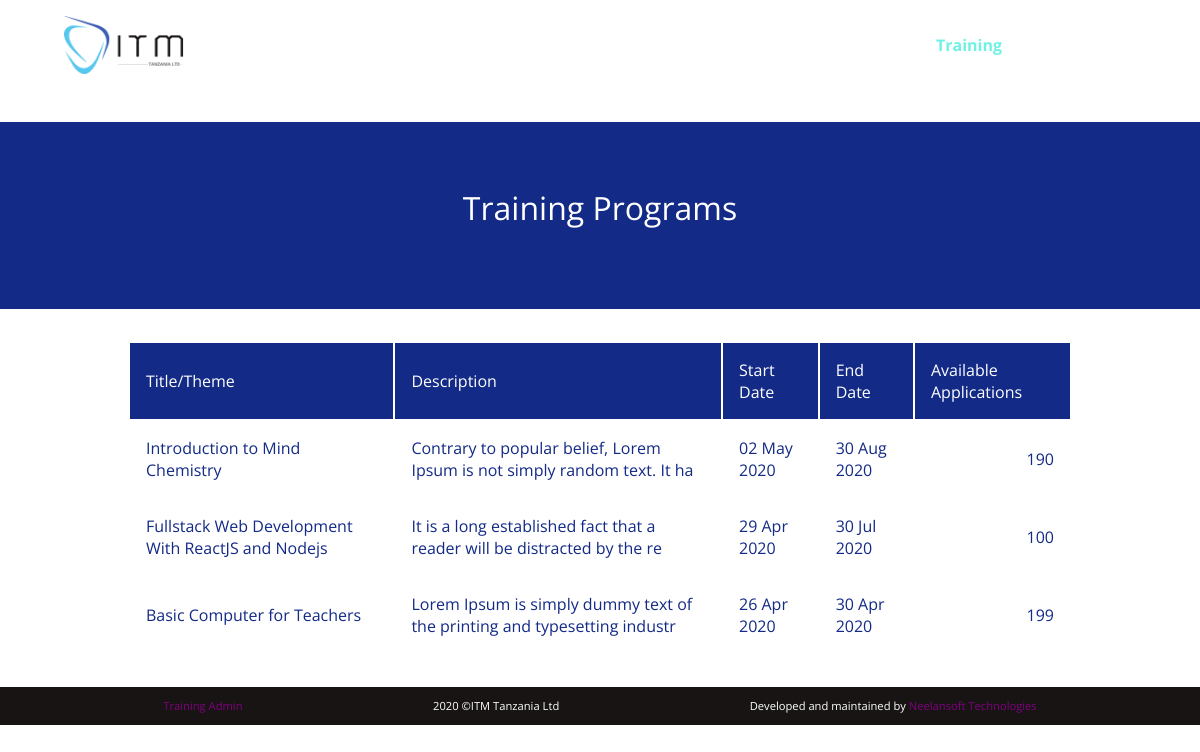
/training/training.php, run on the app's committed database.
### tables this page shows
CREATE TABLE `training` (
  `id` int(10) NOT NULL AUTO_INCREMENT,
  `title` varchar(255) DEFAULT NULL,
  `description` text,
  `start_date` bigint(20) DEFAULT NULL,
  `end_date` bigint(20) DEFAULT NULL,
  `target` int(10) DEFAULT NULL,
  `instructor` varchar(255) DEFAULT NULL,
  `registered` int(10) DEFAULT '0',
  `last_updated` bigint(20) DEFAULT NULL,
  `contact` varchar(255) DEFAULT NULL,
  `phone` varchar(255) DEFAULT NULL,
  `location` varchar(255) DEFAULT NULL,
  `status` int(1) DEFAULT '0',
  `image` varchar(255) DEFAULT NULL,
  PRIMARY KEY (`id`)
);

### libs/manager.php (called while the page is built, shortened)
<?php
class DB{
    static function connect(){
        $connect = mysqli_connect(HOST,USER,DB,PWORD,PORT) or die("Unable to connect to database ");
        return $connect;
    }
    static function getTrainingPrograms(){
        $sql = "select * from training where status = 0 order by start_date desc";
        $query= mysqli_query(self::connect(),$sql);
        if($query){
            $result = array();
            while($r =mysqli_fetch_row($query)){
                $i=array();
                $i['id'] = $r[0];
                $i['title'] = $r[1];
                $i['description'] = $r[2];
                $i['start_date'] = $r[3];
                $i['end_date'] = $r[4];
                $i['target'] = $r[5];
                $i['instructor'] = $r[6];
                $i['registered'] = $r[7];
                $i['last_updated'] = $r[8];
                $i['contact'] = $r[9];
                $i['phone'] = $r[10];
                $i['location'] = $r[11];
                $i['image'] = $r[13];
            $result[] = $i;
            }
            return $result;
        }
        return false;
    }
}
?>

### training/training.php (the view, shortened to what this page needs)
<?php
require('../libs/manager.php');
$programs = DB::getTrainingPrograms();
echo '<!DOCTYPE html>
<html lang="en">
<head>
<link href="../styles/general.css" rel="stylesheet" />
<link href="../styles/general_mobile.css" rel="stylesheet" />
</head>
<body>
<header
      id="header"
      class="min-width-full flex-column flex-top flex-start margin-auto"
    >
      <div
        class="white-bg flex-row flex-between flex-middle w-100 padding-std margin-auto"
      >
        <img src="../images/logo.png" class="logo" alt="ITM logo" />
        <nav class="flex-row flex-center" id="navigation">
          <span id="home">Home</span>
          <span id="about">About</span>
          <span id="services">Services</span>
          <span id="jobs">Jobs</span>
          <span id="training" class="active">Training</span>
          <span id="news">News & Events</span>
        </nav>
      </div>
    </header>';
$msg = "";
$programs = DB::getTrainingPrograms();
echo '<p class="error-text">'.$msg.'</p>
<section class="min-width-full margin-auto flex-row flex-center flex-middle primary-bg white-text">
    <span id="btn-search" class="title padding-std">Training Programs</span>
    </div>
</section>';
echo '<section class="w-100 margin-std " id="candidates">
<p class="title primary-text"></p>
<table class="w-100 margin-auto text-left">
    <thead class="primary-bg white-text"><tr><td>Title/Theme</td><td>Description</td><td>Start Date</td><td>End Date</td><td>Available Applications</td></tr></thead>
    <tbody>';
if(!$programs || count($programs) == 0){
    echo '<tr><td colspan=5 class="text-center">No programs to show</td></tr>';
}
else{
for($i=0;$i<sizeof($programs);$i++){
  $program = $programs[$i];
  echo '<tr><td><a class="plain-link" href="training_detail.php?id='.$program['id'].'">'.$program['title'].'</a></td><td><a href="training_detail.php?id='.$program['id'].'">'.(strlen($program['description']) > 72 ? substr($program['description'],0,72) : $program['description']).'</a></td><td><a href="training_detail.php?id='.$program['id'].'">'.date('d M Y',$program['start_date']).'</a></td><td><a href="training_detail.php?id='.$program['id'].'">'.date('d M Y',$program['end_date']).'</a></td><td class="text-right"><a href="training_detail.php?id='.$program['id'].'">'.($program['target'] - $program['registered']).'</a></td></tr>';
  }
}
   echo' </tbody>
</table>
</section>';
echo '<footer class="flex-row flex-space dark-bg white-text min-width-full ">
<a class="copyright" href="training_admin.php"
      >Training Admin</a
    >
  <span class="copyright">2020 &copy;ITM Tanzania Ltd</span
  ><span class="copyright"
    >Developed and maintained by
    <a target="_blank" href="https://neelansoft.co.tz"
      >Neelansoft Technologies</a
    ></span
  >
</footer>';
echo ' <script src="../js/general.js"></script></body>';
?>

### styles/general.css (style rules this page uses)
@media only screen and (min-width: 767px) { body { width: 100%; background-color: white; color: black; text-align: center; margin: -1em auto; font-family: "Open sans", sans-serif; scroll-behavior: smooth; overflow-x: hidden; } }
@media only screen and (min-width: 767px) { .min-width-full { margin-right: -1em; margin-left: -1em; margin: 0 -1em; overflow-x: hidden; overflow: hidden; } }
@media only screen and (min-width: 767px) { .w-100 { width: calc(100% - 8em); } }
@media only screen and (min-width: 767px) { .padding-std { padding: 2em; } }
@media only screen and (min-width: 767px) { .margin-auto { margin: 0 auto; } }
@media only screen and (min-width: 767px) { .margin-std { margin: 2em auto; } }
@media only screen and (min-width: 767px) { .logo { width: 120px; } }
@media only screen and (min-width: 767px) { .title { font-size: 2rem; margin-bottom: 0.5em; } }
@media only screen and (min-width: 767px) { .dark-bg { background-color: rgb(24, 20, 20); } }
@media only screen and (min-width: 767px) { .dark-bg a, a:visited { color: purple; text-decoration: none; } }
@media only screen and (min-width: 767px) { .primary-bg { background-color: #132a86; } }
@media only screen and (min-width: 767px) { .white-bg { background-color: white; } }
@media only screen and (min-width: 767px) { .white-text { color: white; } }
@media only screen and (min-width: 767px) { .text-left { text-align: left; } }
@media only screen and (min-width: 767px) { .text-right { text-align: right; } }
@media only screen and (min-width: 767px) { .flex-row { display: flex; flex-direction: row; flex-wrap: wrap; } }
@media only screen and (min-width: 767px) { .flex-center { justify-content: center; } }
@media only screen and (min-width: 767px) { .flex-start { justify-content: flex-start; } }
@media only screen and (min-width: 767px) { .flex-between { justify-content: space-between; } }
@media only screen and (min-width: 767px) { .flex-space { justify-content: space-evenly; } }
@media only screen and (min-width: 767px) { .flex-top { align-items: flex-start; } }
@media only screen and (min-width: 767px) { .flex-middle { align-items: center; } }
@media only screen and (min-width: 767px) { .flex-column { display: flex; flex-direction: column; } }
@media only screen and (min-width: 767px) { nav span { padding: 0.5em; color: white; cursor: pointer; } }
@media only screen and (min-width: 767px) { nav span.active { color: #6ff1e6; font-weight: bold; } }
@media only screen and (min-width: 767px) { footer { position: relative; bottom: 0; } }
@media only screen and (min-width: 767px) { table tr td { padding: 1em; } }
@media only screen and (min-width: 767px) { table tr td a, table tr td a:visited, table tr td a:hover { color: #132a86; text-decoration: none; } }
@media only screen and (min-width: 767px) { a.plain-link, a.plain-link:visited, a.plain-link:hover { color: #132a86; text-decoration: none; } }
@media only screen and (min-width: 767px) { .copyright { padding: 1em; font-size: 0.7rem; } }
@media only screen and (min-width: 767px) { main, section { margin: 0 auto; } }

### data on the page
training: title "Introduction to Mind Chemistry", description "Contrary to popular belief, Lorem Ipsum is not simply random text. It ha", start_date "02 May 2020", end_date "30 Aug 2020", $program['target'] - $program['registered'] "190"
training: title "Fullstack Web Development With ReactJS and Nodejs", description "It is a long established fact that a reader will be distracted by the re", start_date "29 Apr 2020", end_date "30 Jul 2020", $program['target']-$program['registered'] "100"
training: title "Basic Computer for Teachers", description "Lorem Ipsum is simply dummy text of the printing and typesetting industr", start_date "26 Apr 2020", end_date "30 Apr 2020", $program['target'] - $program['registered'] "199"
